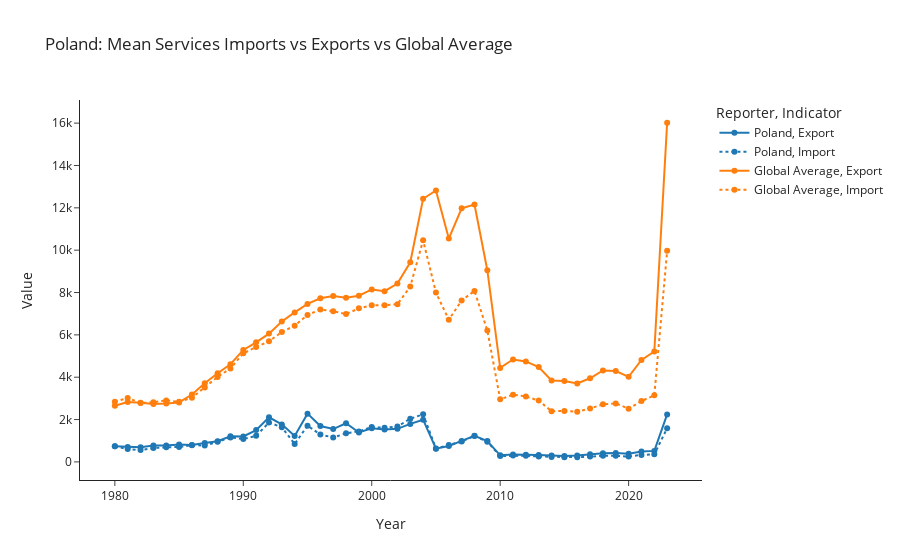

Here is the notebook cell this chart was saved with:
### Markdown cell above
## Import vs Export vs Global Average

### Code cell
poland_services = services[services["Reporter"] == "Poland"]

mean_poland_services = (
    poland_services
    .groupby(["Year", "Indicator"], as_index=False)["Value"]
    .mean()
)
mean_poland_services["Reporter"] = "Poland"

mean_global_services = (
    services
    .groupby(["Year", "Indicator"], as_index=False)["Value"]
    .mean()
)
mean_global_services["Reporter"] = "Global Average"


df = pd.concat([mean_poland_services, mean_global_services], ignore_index=True)

fig = px.line(
    df,
    x="Year",
    y="Value",
    color="Reporter",
    line_dash="Indicator",
    markers=True,
    title=f"Poland: Mean Services Imports vs Exports vs Global Average",
    template='simple_white'
)
fig.show()

### Figure 1 — Plotly figure (JSON) as saved in the notebook; plotly's stock layout.template omitted (floating-point values rounded to 4 significant figures)
{"data": [{"hovertemplate": "Reporter=Poland<br>Indicator=Export<br>Year=%{x}<br>Value=%{y}<extra></extra>", "legendgroup": "Poland, Export", "line": {"color": "#1F77B4", "dash": "solid"}, "marker": {"symbol": "circle"}, "mode": "lines+markers", "name": "Poland, Export", "orientation": "v", "showlegend": true, "type": "scatter", "x": [1980, 1981, 1982, 1983, 1984, 1985, 1986, 1987, 1988, 1989, 1990, 1991, 1992, 1993, 1994, 1995, 1996, 1997, 1998, 1999, 2000, 2001, 2002, 2003, 2004, 2005, 2006, 2007, 2008, 2009, 2010, 2011, 2012, 2013, 2014, 2015, 2016, 2017, 2018, 2019, 2020, 2021, 2022, 2023], "xaxis": "x", "y": [743.1, 701.4, 694.9, 770.6, 774.3, 820.0, 795.7, 896.0, 978.3, 1206.0, 1203.0, 1501.0, 2106.0, 1772.0, 1227.0, 2280.0, 1694.0, 1551.0, 1824.0, 1391.0, 1592.0, 1528.0, 1563.0, 1794.0, 1993.0, 623.3, 752.1, 992.8, 1230.0, 986.5, 311.2, 345.5, 342.9, 320.8, 297.9, 282.8, 303.8, 356.4, 409.3, 416.2, 381.0, 487.4, 519.1, 2243.0], "yaxis": "y"}, {"hovertemplate": "Reporter=Poland<br>Indicator=Import<br>Year=%{x}<br>Value=%{y}<extra></extra>", "legendgroup": "Poland, Import", "line": {"color": "#1F77B4", "dash": "dot"}, "marker": {"symbol": "circle"}, "mode": "lines+markers", "name": "Poland, Import", "orientation": "v", "showlegend": true, "type": "scatter", "x": [1980, 1981, 1982, 1983, 1984, 1985, 1986, 1987, 1988, 1989, 1990, 1991, 1992, 1993, 1994, 1995, 1996, 1997, 1998, 1999, 2000, 2001, 2002, 2003, 2004, 2005, 2006, 2007, 2008, 2009, 2010, 2011, 2012, 2013, 2014, 2015, 2016, 2017, 2018, 2019, 2020, 2021, 2022, 2023], "xaxis": "x", "y": [735.7, 609.7, 557.7, 660.4, 687.4, 704.3, 787.7, 774.6, 946.0, 1157.0, 1080.0, 1234.0, 1858.0, 1638.0, 845.7, 1709.0, 1296.0, 1152.0, 1349.0, 1441.0, 1646.0, 1610.0, 1677.0, 2036.0, 2252.0, 630.8, 802.4, 963.3, 1229.0, 953.7, 277.5, 299.8, 288.3, 254.4, 234.8, 219.7, 222.6, 250.2, 287.9, 287.8, 251.9, 330.3, 357.8, 1593.0], "yaxis": "y"}, {"hovertemplate": "Reporter=Global Average<br>Indicator=Export<br>Year=%{x}<br>Value=%{y}<extra></extra>", "legendgroup": "Global Average, Export", "line": {"color": "#FF7F0E", "dash": "solid"}, "marker": {"symbol": "circle"}, "mode": "lines+markers", "name": "Global Average, Export", "orientation": "v", "showlegend": true, "type": "scatter", "x": [1980, 1981, 1982, 1983, 1984, 1985, 1986, 1987, 1988, 1989, 1990, 1991, 1992, 1993, 1994, 1995, 1996, 1997, 1998, 1999, 2000, 2001, 2002, 2003, 2004, 2005, 2006, 2007, 2008, 2009, 2010, 2011, 2012, 2013, 2014, 2015, 2016, 2017, 2018, 2019, 2020, 2021, 2022, 2023], "xaxis": "x", "y": [2653.0, 2828.0, 2793.0, 2736.0, 2755.0, 2809.0, 3183.0, 3718.0, 4188.0, 4615.0, 5288.0, 5647.0, 6059.0, 6634.0, 7060.0, 7461.0, 7731.0, 7833.0, 7750.0, 7847.0, 8146.0, 8063.0, 8424.0, 9427.0, 12430.0, 12820.0, 10550.0, 11980.0, 12160.0, 9053.0, 4440.0, 4836.0, 4746.0, 4481.0, 3842.0, 3824.0, 3702.0, 3950.0, 4319.0, 4292.0, 4018.0, 4817.0, 5215.0, 16020.0], "yaxis": "y"}, {"hovertemplate": "Reporter=Global Average<br>Indicator=Import<br>Year=%{x}<br>Value=%{y}<extra></extra>", "legendgroup": "Global Average, Import", "line": {"color": "#FF7F0E", "dash": "dot"}, "marker": {"symbol": "circle"}, "mode": "lines+markers", "name": "Global Average, Import", "orientation": "v", "showlegend": true, "type": "scatter", "x": [1980, 1981, 1982, 1983, 1984, 1985, 1986, 1987, 1988, 1989, 1990, 1991, 1992, 1993, 1994, 1995, 1996, 1997, 1998, 1999, 2000, 2001, 2002, 2003, 2004, 2005, 2006, 2007, 2008, 2009, 2010, 2011, 2012, 2013, 2014, 2015, 2016, 2017, 2018, 2019, 2020, 2021, 2022, 2023], "xaxis": "x", "y": [2844.0, 3021.0, 2781.0, 2819.0, 2905.0, 2838.0, 3034.0, 3516.0, 4015.0, 4416.0, 5129.0, 5423.0, 5696.0, 6134.0, 6434.0, 6941.0, 7193.0, 7117.0, 6983.0, 7252.0, 7396.0, 7394.0, 7446.0, 8281.0, 10470.0, 7995.0, 6716.0, 7627.0, 8073.0, 6207.0, 2954.0, 3175.0, 3093.0, 2897.0, 2395.0, 2407.0, 2374.0, 2521.0, 2720.0, 2762.0, 2515.0, 2875.0, 3142.0, 9974.0], "yaxis": "y"}], "layout": {"legend": {"title": {"text": "Reporter, Indicator"}, "tracegroupgap": 0}, "title": {"text": "Poland: Mean Services Imports vs Exports vs Global Average"}, "xaxis": {"anchor": "y", "domain": [0, 1], "title": {"text": "Year"}}, "yaxis": {"anchor": "x", "domain": [0, 1], "title": {"text": "Value"}}}}
